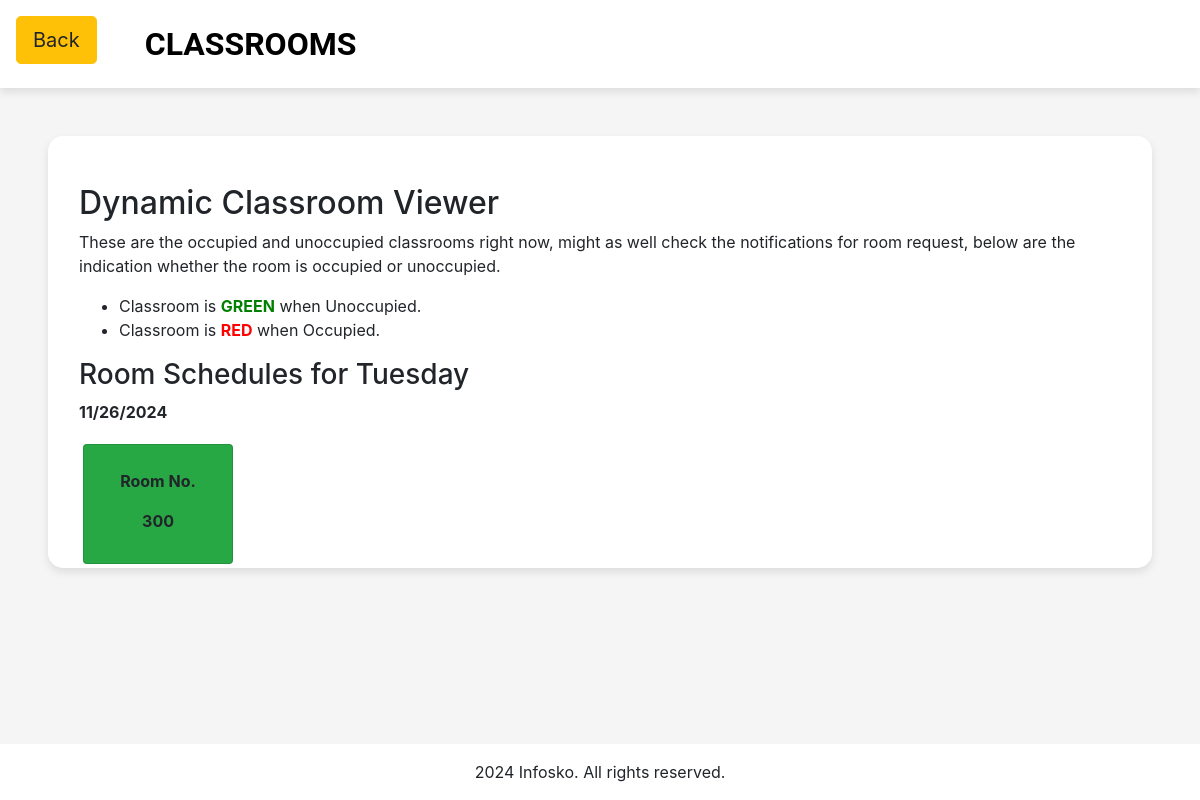
Page /classroom/ on the earlier database version.
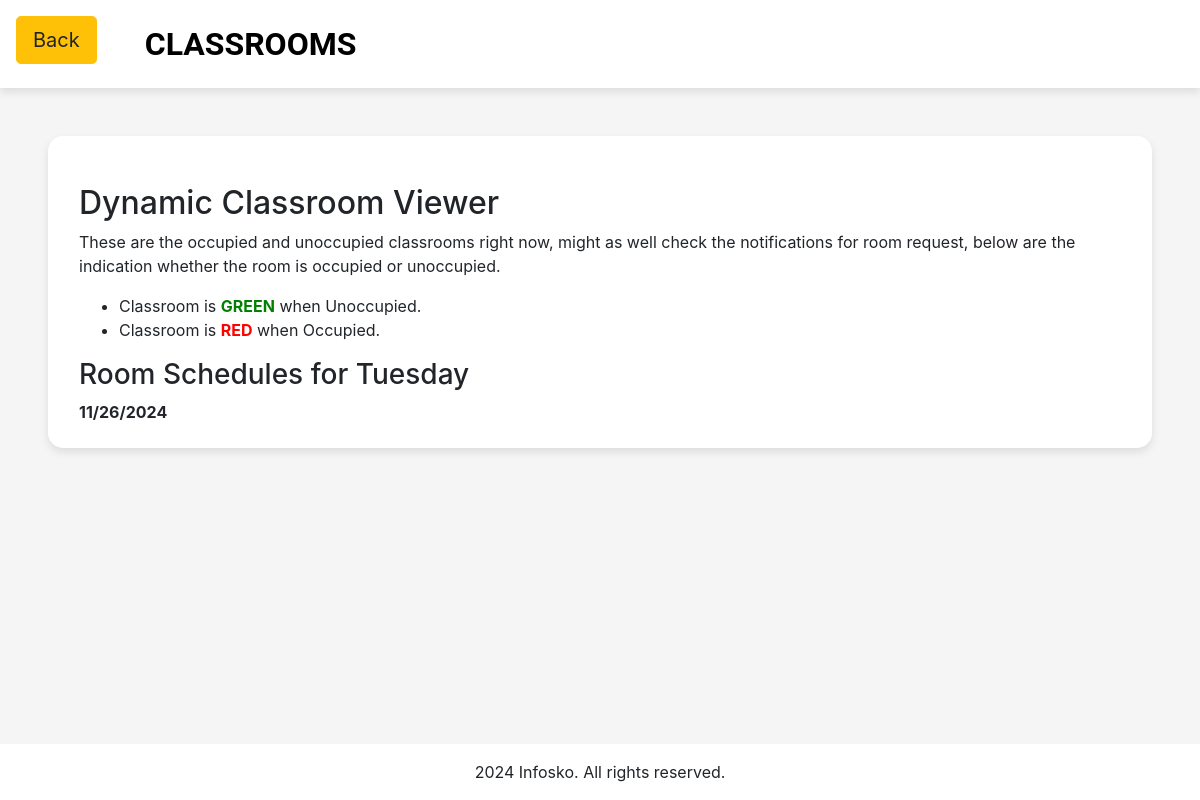
Same page on the later database version.
### main/models.py (models this page shows, shortened)
class Room(models.Model):
    number = models.CharField(max_length=10)
    occupied = models.BooleanField(default=False)

### main/views.py (the view)
# urls.py: path('classroom/', classroom, name='classroom'),
def classroom(request):
    rooms = Room.objects.all()
    current_day = timezone.localtime().strftime('%A')
    schedules = RoomSchedule.objects.filter(day_of_week=current_day)
    return render(request, 'main/classroom.html', {'rooms': rooms, 'current_day': current_day, 'schedules': schedules})

### main/templates/main/classroom.html (shortened to what this page needs)
{% extends "main/index.html" %}
{% load static %}
{% block content %}
<nav class="navbar navbar-expand-lg navbar-custom justify-content">
    <div class="back-button mb-3 mt-2">
        <a href="{% url 'index' %}" class="btn btn-warning btn-lg">Back</a>
    </div>
    <a class="navbar-brand text-center ml-5">CLASSROOMS</a>
</nav>
<div class="container-custom mt-5 ml-5 mr-5 pl-3">
    <div class="container-lg d-flex justify-content mt-5 ml-0">
        <div class="column mr-lg-5">
            <h2>Dynamic Classroom Viewer</h2>
            <p class="text-start">These are the occupied and unoccupied classrooms right now, might as well check the notifications for room request, below are the indication whether the room is occupied or unoccupied.</p>
            <ul>
                <li>Classroom is <span style="color: green; font-weight: 700;">GREEN</span> when Unoccupied.</li>
                <li>Classroom is <span style="color: red; font-weight: 700;">RED</span> when Occupied.</li>
            </ul>
            <h3>Room Schedules for {{ current_day }}</h3>
            <p id="currentDate" class="font-weight-bold"></p>
            <div class="d-flex p-1" id="roomContainer" style="gap: 10px">
                {% for classroom in rooms %}
                <div id="room-{{ classroom.id }}" class="p-4 card rooms text-center font-weight-bold {% if classroom.isOccupied %}bg-danger{% else %}bg-success{% endif %}" style="width: 150px; height: 120px;" data-toggle="modal" data-target="#roomModal" data-id="{{ classroom.id }}">
                    <p>Room No.</p>
                    <p class="room-number">{{ classroom.number }}</p>
                </div>
                {% endfor %}
            </div>
        </div>
    </div>
</div>
{% endblock %}

Differences in the rows shown:
removed Room: number "300"
